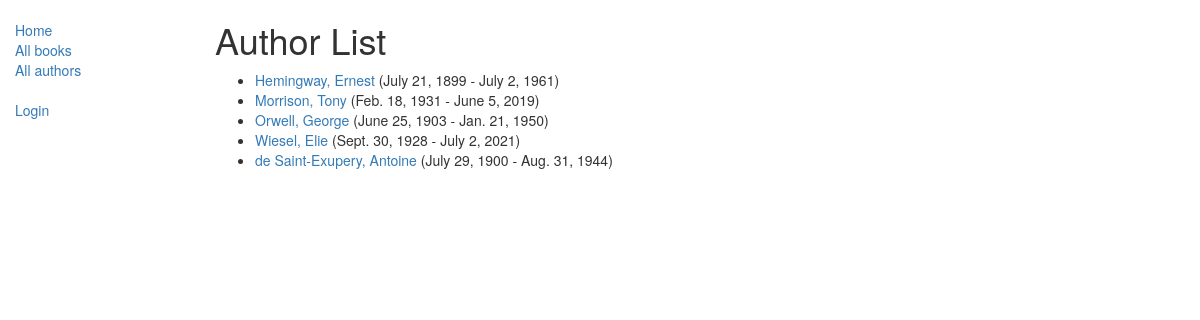
Screenshot of /catalog/authors/ with the database file from the repository.
### catalog/models.py (models this page shows, shortened)
class Author(models.Model):
    first_name = models.CharField(max_length=100)
    last_name = models.CharField(max_length=100)
    date_of_birth = models.DateField(null=True, blank=True)
    date_of_death = models.DateField('died', null=True, blank=True)
    class Meta:
        ordering = ['last_name', 'first_name']
    def get_absolute_url(self):
        return reverse('author-detail', args=[str(self.id)])

### catalog/views.py (the view)
class AuthorListView(generic.ListView):
    model = Author
    paginate_by = 10

### catalog/templates/catalog/author_list.html
{% extends "base_generic.html" %}
{% block content %}
    <h1>Author List</h1>
    {% if author_list %}
    <ul>
      {% for author in author_list %}
      <li>
        <a href="{{ author.get_absolute_url }}">{{ author.last_name }}, {{author.first_name}} </a>
        <span> ({{ author.date_of_birth }} - {{author.date_of_death}}) </span>
      </li>
      {% endfor %}
    </ul>
    {% else %}
      <p>There are no authors in the library.</p>
    {% endif %}
{% endblock %}

### catalog/templates/base_generic.html (shortened to what this page needs)
<!doctype html>
<html lang="en">
  <head>
    <link
      rel="stylesheet"
      href="https://maxcdn.bootstrapcdn.com/bootstrap/3.3.7/css/bootstrap.min.css" />
    {% load static %}
    <link rel="stylesheet" href="{% static 'css/styles.css' %}" />
  </head>
  <body>
    <div class="container-fluid">
      <div class="row">
        <div class="col-sm-2">
          {% block sidebar %}
            <ul class="sidebar-nav">
              <li><a href="{% url 'index' %}">Home</a></li>
              <li><a href="{% url 'books' %}">All books</a></li>
              <li><a href="{% url 'authors' %}">All authors</a></li>
            </ul>
             {% if user.is_authenticated %}
              <ul class="sidebar-nav">
                <li>User: {{ user.get_username }}</li>
                <li><a href="{% url 'my-borrowed' %}">My Borrowed</a></li>
                <li><a href="{% url 'logout'%}?next={{request.path}}">Logout</a></li>
                {% else %}
                <li class="sidebar-nav"><a href="{% url 'login'%}?next={{request.path}}">Login</a></li>
              {% endif %}
          {% endblock %}
        </div>
        <div class="col-sm-10 ">{% block content %}{% endblock %}</div>
      </div>
    </div>
  </body>
</html>

### catalog/static/css/styles.css (style rules this page uses)
.sidebar-nav { margin-top: 20px; padding: 0; list-style: none; }

### rows the page displays
Author: last_name "Hemingway", first_name "Ernest", date_of_birth "July 21, 1899", date_of_death "July 2, 1961"
Author: last_name "Morrison", first_name "Tony", date_of_birth "Feb. 18, 1931", date_of_death "June 5, 2019"
Author: last_name "Orwell", first_name "George", date_of_birth "June 25, 1903", date_of_death "Jan. 21, 1950"
Author: last_name "Wiesel", first_name "Elie", date_of_birth "Sept. 30, 1928", date_of_death "July 2, 2021"
Author: last_name "de Saint-Exupery", first_name "Antoine", date_of_birth "July 29, 1900", date_of_death "Aug. 31, 1944"
